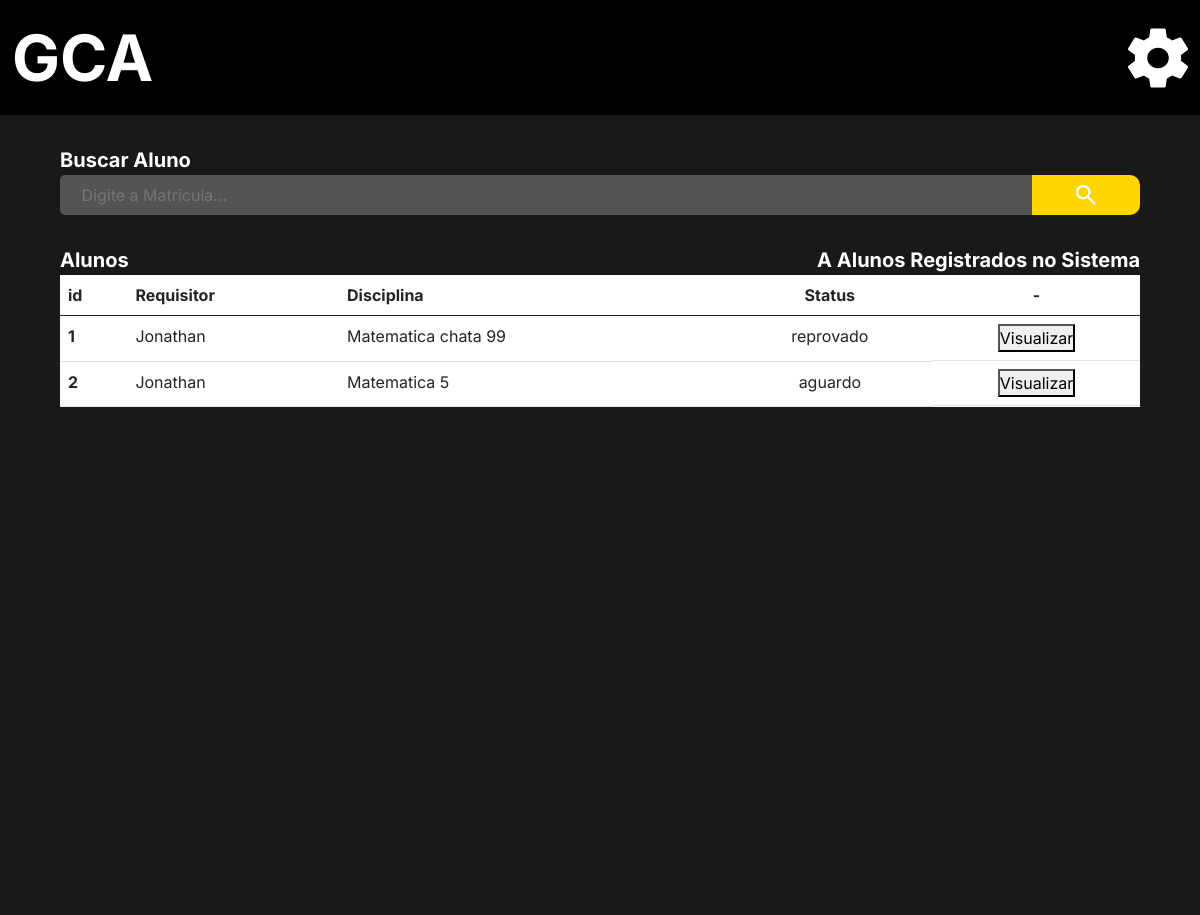
/Coordenador/lista_aproveitamento/ (signed in), run on an earlier commit of the app's database.
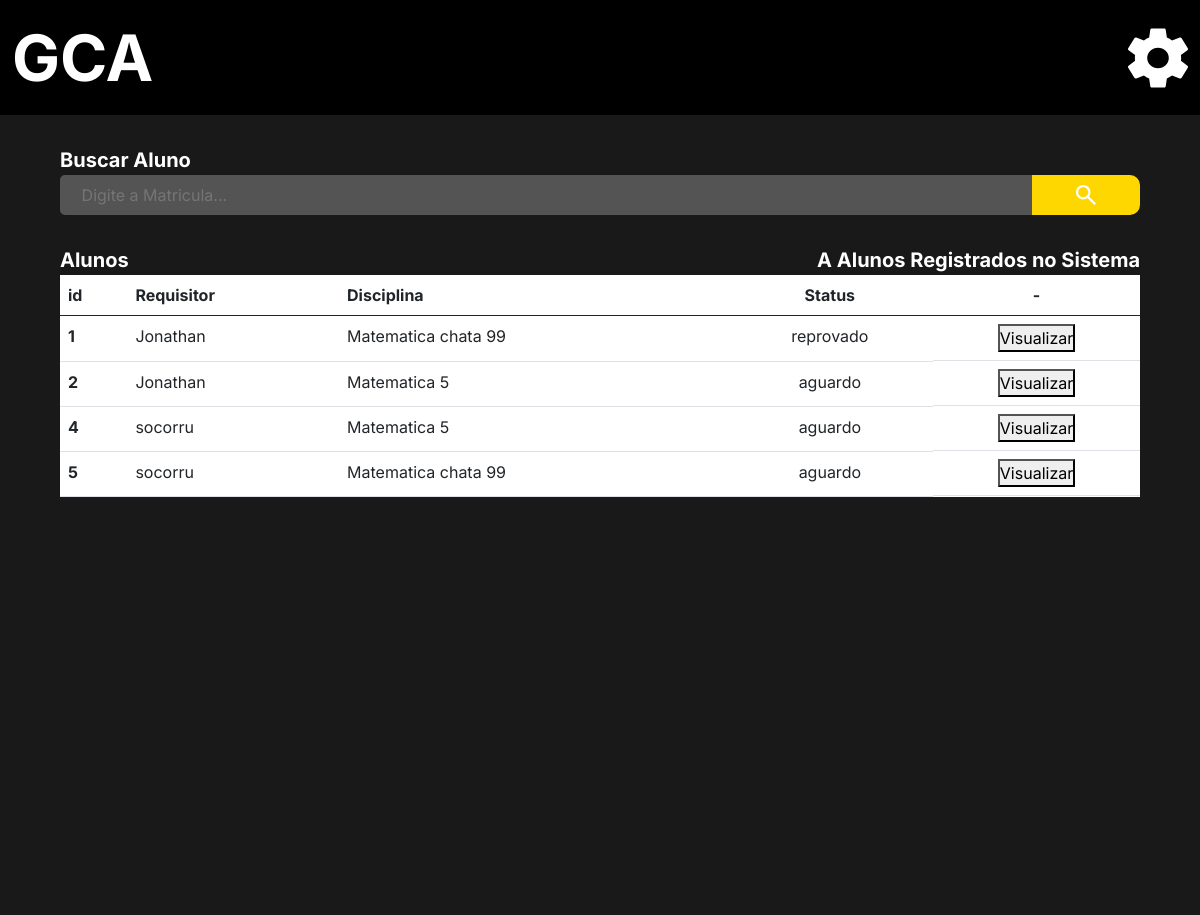
And on a later commit of the database.
### Aluno/models.py (models this page shows)
class Aproveitamento_de_disciplina (models.Model):
    STATUS = (
        ("aprovado", "Aprovado"),
        ("reprovado", "Reprovado"),
        ("aguardo", "Aguardo")
    )
    disciplina =  models.ForeignKey('administrador.Disciplina', on_delete=models.CASCADE)
    motivo = models.CharField("Motivo", max_length=250, blank=True, null=True)
    historico = models.FileField(("Historico"), upload_to='documentos', max_length=1000)
    comprovante = models.FileField(("Comprovante"), upload_to='documentos', max_length=1000)
    status_requisição = models.CharField(("Status"), choices=STATUS, blank=False, null=False, max_length=20,  default='reprovado')
    requisitor =  models.ForeignKey(User, verbose_name=("Requisitor"), on_delete=models.CASCADE, blank=False, null=False)
    verbose_name = 'Aproveitamento de disciplina'
    verbose_name_plural = 'Aproveitamentos de disciplina'
    class Meta:
      db_table = 'Aluno_aproveitamento_de_disciplina'
      unique_together = (('disciplina', 'requisitor'),)
    def __str__(self):
        return self.disciplina.nome +' '+ self.requisitor.username

### Users/models.py (models this page shows)
class CustomUser(AbstractUser):
    image = models.ImageField(upload_to='Media', blank=True, null=False, default='Media/no_image_dafaut.jpg')
    matricula = models.CharField("Matricula", max_length=150, unique=True)
    username = models.CharField(("Nome"), max_length=50, unique=False, primary_key=None)
    email = models.EmailField("E-mail", unique=True)
    cpf = models.CharField("CPF", max_length=14, unique=True)
    phone = models.CharField("Telefone", max_length=15, blank=True, null=True)
    data_de_nascimento = models.DateField('Data de Nascimento', blank=True, null=True)
    curso_relacao = models.ForeignKey("administrador.Curso", verbose_name=("Curso"), blank=True, null=True,on_delete=models.SET_NULL)
    disciplina_relacao = models.ManyToManyField("administrador.Disciplina", verbose_name=("Disciplina"), blank=True)
    is_staff = models.BooleanField('Membro da equipe', default=True)
    USERNAME_FIELD = 'matricula'
    REQUIRED_FIELDS = ['username' , 'email' ,'cpf', 'phone']
    def __str__(self):
        return self.username
    objects = UserManager()

### administrador/models.py (models this page shows)
class Disciplina (models.Model):
    OPTATIVA = (
        ("S", "Sim"),
        ("N", "Não"),
    )
    nome = models.CharField(("Nome da Disciplina"), max_length=150, null=False)
    perido = models.IntegerField(("Periodo da disciplina"))
    carga_horaria = models.IntegerField(("Carga Horaria"))
    optativa = models.CharField(("Opitativa"), choices=OPTATIVA, blank=False, null=False,max_length=20)
    dependencia = models.ManyToManyField("self", verbose_name=("Dependencias"), blank=True, default='Sem Dependencia')
    verbose_name = 'Disciplina'
    verbose_name_plural = 'Disciplinas'
    def __str__(self):
        return self.nome +' '+ str(self.perido)

### coordenador/views.py (the view)
# urls.py: path('lista_aproveitamento/', lista_aproveitamento, name='aproveitamento_list'),
def lista_aproveitamento (request):
    professor = User.objects.get(id=request.user.id)
    professor_curso_name = professor.curso_relacao
    professor_curso_disciplinas = professor.curso_relacao.disciplina.all()
    requisicoes_de_aproveitamento = Aproveitamento_de_disciplina.objects.all()
    print('coordenador de', professor_curso_name)
    lista_de_disciplinas_curso = set()
    aluno = []
    aluno_do_curso = set()
    aluno_do_disciplina = set()
    for dados in requisicoes_de_aproveitamento:
        print(dados, dados.disciplina.id,  dados.requisitor, '<<')
        if professor_curso_name == dados.requisitor.curso_relacao:
            print(dados, dados.disciplina.id,  dados.requisitor,  dados.requisitor.disciplina_relacao, '<<' 'acho')
            aluno_do_curso.add(dados.requisitor)
    for disciplnas in professor_curso_disciplinas.all():
        print(disciplnas, disciplnas.id, '<')
        lista_de_disciplinas_curso.add(disciplnas.id)
    for dados in aluno_do_curso:
        print(dados, ',,,,,')
    requisicoes_de_aproveitamento = Aproveitamento_de_disciplina.objects.filter (Q(requisitor__in = aluno_do_curso))
    return  render(request, 'requisicoes_aproveitamento_lista.html', {'aproveitamento': requisicoes_de_aproveitamento})

### administrador/models.py (called while the page is built)
    def __str__(self):
        return self.nome +' ('+ str(self.ano.year) +')'

### coordenador/templates/requisicoes_aproveitamento_lista.html (shortened to what this page needs)
{% extends 'base.html' %}
{% load static %}
{% block import_title_css %}
    <link rel="stylesheet" href="{% static 'css/lista_aproveitamento.css' %}">
{% endblock %}
{% block main %}
<div class="main">
    <div class="search_box">
        <form action=""  method="post">
            <div>
                <label for="search_box">Buscar Aluno</label>
            </div>
            <div class="search_bar">
                <input type="text" id="search_box" name="search_box" placeholder="Digite a Matricula...">
                <button class="enviar_botao" type="submit">
                    <img class="lupa" src="{% static 'icons/search_thing.svg' %}" alt="">
                </button>
            </div>
        </form>
    </div>
    <div class="center">
        <div class="two_lables">
            <div>
                <p class="label_title">Alunos</p>
                <p class="label_title">A {{grupo_aluno}} Alunos Registrados no Sistema</p>
            </div>
        </div>
    </div>
    <div class="center_2">
        <div class="list">
            <table class="table" >
                <thead>
                  <tr>
                    <th scope="col">id</th>
                    <th scope="col">Requisitor</th>
                    <th scope="col">Disciplina</th>
                    <th class="top_side_fourth" scope="col">Status</th>
                    <th class="top_side_fifth" scope="col">-</th>
                  </tr>
                </thead>
                <tbody>
                    {% for dados in aproveitamento %}
                        <tr>
                            <th scope="row"> {{dados.id}} </th>
                            <td>{{dados.requisitor}}</td>
                            <td>{{dados.disciplina}}</td>
                            <td class="center_tabl_">{{dados.status_requisição}}</td>
                            <td class="center_table">
                                <a href="{% url 'aproveitamento' dados.id %}">
                                    <button>
                                        Visualizar
                                    </button>
                                </a>
                            </td>
                        </tr>
                    {% endfor %}
                </tbody>
              </table>
        </div>
    </div>
</div>
{% endblock %}

What changed in the data, as far as the page shows it:
added Aproveitamento_de_disciplina: id "4", requisitor "socorru", disciplina "Matematica 5", status_requisição "aguardo"
added Aproveitamento_de_disciplina: id "5", requisitor "socorru", disciplina "Matematica chata 99", status_requisição "aguardo"
